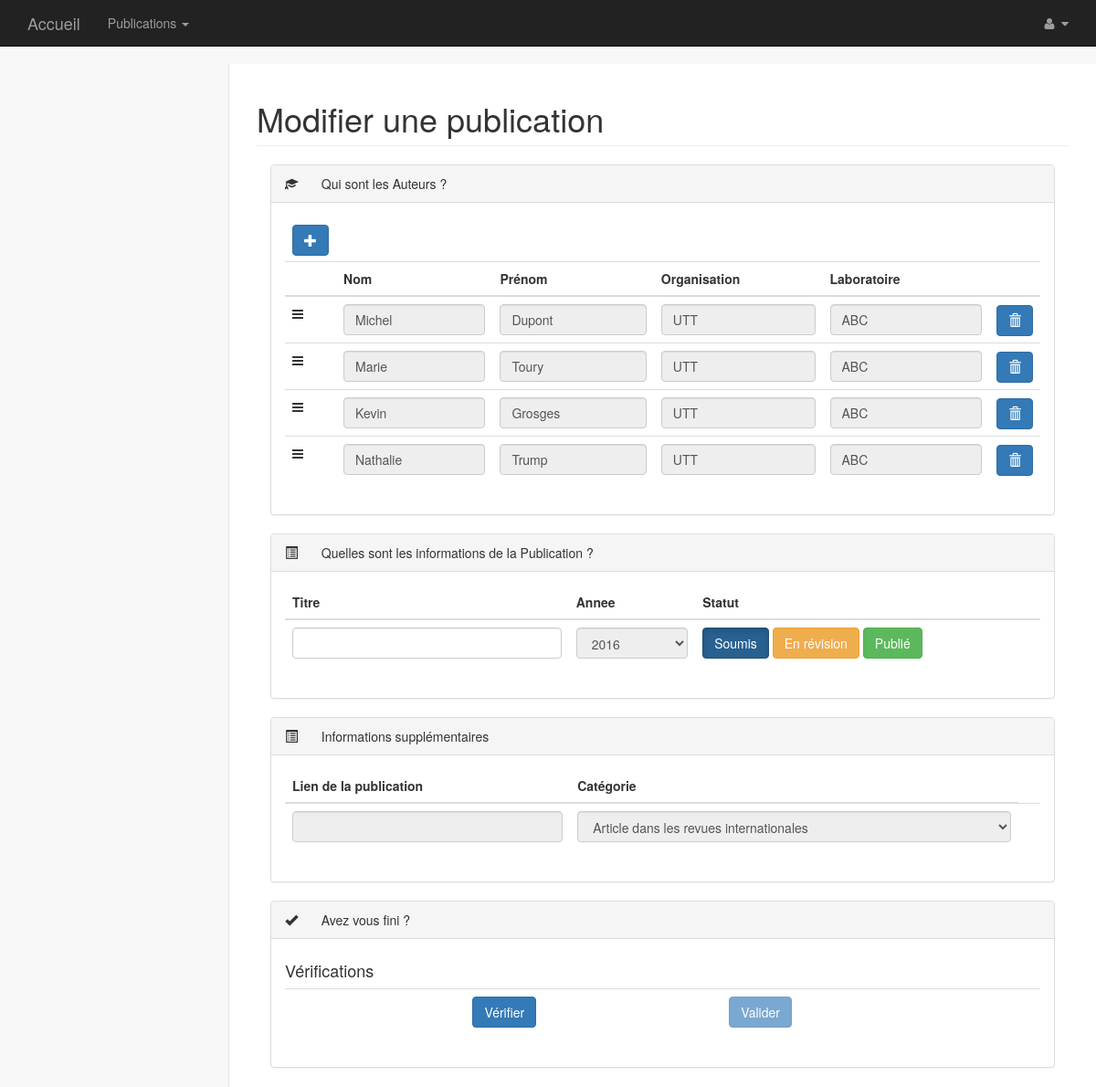
Screenshot of /index.php?controleur=modificationPublication&id=5 (signed in) with the database file from the repository.
### tables this page shows
CREATE TABLE IF NOT EXISTS `Auteur` (
  `id` int(11) NOT NULL AUTO_INCREMENT,
  `organisation` varchar(50) NOT NULL,
  `equipe` varchar(25) NOT NULL,
  `nom` varchar(25) NOT NULL,
  `prenom` varchar(25) NOT NULL,
  PRIMARY KEY (`id`)
);

### Vue/ModificationPublication/index.php (the view, shortened to what the rows shown need)
<?php
    $this->stylesCss = '
    <!— MetisMenu CSS —>
    <link href="bootstrap/bower_components/metisMenu/dist/metisMenu.min.css" rel="stylesheet">
    <!— Timeline CSS —>
    <link href="bootstrap/dist/css/timeline.css" rel="stylesheet">
    <!— Custom CSS —>
    <link href="bootstrap/dist/css/sb-admin-2.css" rel="stylesheet">
    <!— Morris Charts CSS —>
    <link href="bootstrap/bower_components/morrisjs/morris.css" rel="stylesheet">
    <!— Alertes JS —>
    <link href="styles/css/Moncss.css" rel="stylesheet" type="text/css">';
 ?>
<div id="page-wrapper">
    <div class="row">
        <div class="col-lg-12">
           <h1 class="page-header"><?= $titrePage ?></h1>
        </div>
    </div>
    <div id="contenu">
        <form method="POST" action="index.php?controleur=modificationPublication&action=modificationPublication&id=<?=$publication->getId()?>">
            <div class="col-lg-12">
                    <div class="panel panel-default">
                        <div class="panel-body">
                            <div class="row">
                                <div class="col-lg-12">
                                    <div class="table-responsive">
                                        <table class="table" id="sort3">
                                            <thead>
                                                <tr>
                                                    <td>
                                                        <div class=" B_a" data-toggle="buttons">
                                                        </div>
                                                    <td/>
                                                <tr>
                                                    <th></th>
                                                    <th>Nom<br/></th>
                                                    <th>Prénom<br/></th>
                                                    <th>Organisation<br/></th>
                                                    <th>Laboratoire<th/>
                                                </tr>
                                            </thead>
                                            <tbody class="auteur-origin" >
                                                <?php foreach($auteurs_publi as $a_p){ echo('
                                                    <tr><td><label class="fa fa-bars"></label></td>
                                                    <td><input class="form-control" type="text" value="'.$a_p->getNom().'" name="nom[]" disabled></td>
                                                    <td><input class="form-control" type="text" value="'.$a_p->getPrenom().'" name="prenom[]" disabled></td>
                                                    <td><input class="form-control Maorga" type="text" value="'.$a_p->getOrganisation().'" value="" name="organisation[]" disabled></td>
                                                    <td><input class="form-control" type="text" value="'.$a_p->getEquipe().'" value="" name="departement[]" disabled></td>
                                                    <td><label class="btn btn-primary B_aM2 glyphicon glyphicon-trash"></label></td>
                                                    </tr>');}?>
                                            </tbody>
                                        </table><script>$("#sort3 tbody").sortable();</script>
                                    </div>
                                </div>
                            </div>
                        </div>
                    </div>
                </div>
                <div class="col-lg-12">
                    <div class="panel panel-default">
                            <div class="panel-body">
                                <div class="row">
                                    <div class="col-lg-12">
                                        <div class="table-responsive">
                                            <table class="table">
                                                <thead>
                                                    <tr>
                                                        <th>Titre<br/></th>
                                                        <th>Annee<br/></th>
                                                        <th>Statut<br/></th>
                                                    </tr>
                                                </thead>
                                            </table>
                                        </div>
                                    </div>
                                </div>
                            </div>
                        </div>
                    </div>
                    <div class="col-lg-12">
                        <div class="panel panel-default">
                            <div class="panel-body">
                                <div class="row">
                                    <div class="col-lg-12">
                                        <div class="table-responsive">
                                            <table class="table">
                                                <thead>
                                                    <tr>
                                                        <th>Lien de la publication<br/></th>
                                                        <th>Catégorie<br/></th>
                                                    </tr>
                                                </thead>
                                            </table>
                                        </div>
                                    </div>
                                </div>
                            </div>
                        </div>
                    </div>
                </form>
            </div>
        </div>

### rows the page displays
auteur: nom "Michel", prenom "Dupont", organisation "UTT", equipe "ABC"
auteur: nom "Marie", prenom "Toury", organisation "UTT", equipe "ABC"
auteur: nom "Kevin", prenom "Grosges", organisation "UTT", equipe "ABC"
auteur: nom "Nathalie", prenom "Trump", organisation "UTT", equipe "ABC"

### other values shown
$titrePage "Modifier une publication"
